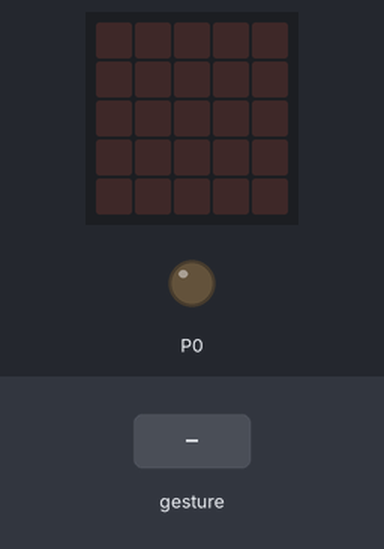
The program below on a simulated BBC micro:bit running MicroPython. Shown: the board's 5×5 LED display, output pins drawn as LEDs (lit = HIGH). The inputs (shaded band) are chosen by the test bench. Random numbers come from a fixed seed; a tilt is held for 1.5 s and a shake lasts 1 s, then the board lies face up again.

Above: at 1.2 s.
1.3 s: gesture 'shake'
At 3.3 s:
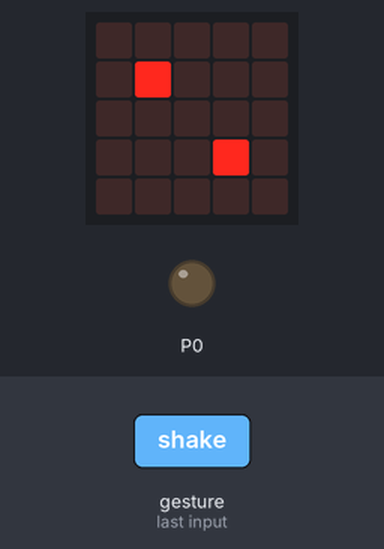
4.3 s: gesture 'shake'
At 6.8 s:
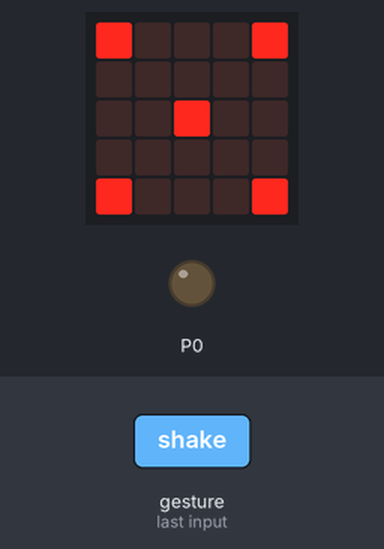
7.3 s: gesture 'shake'
At 10.0 s:
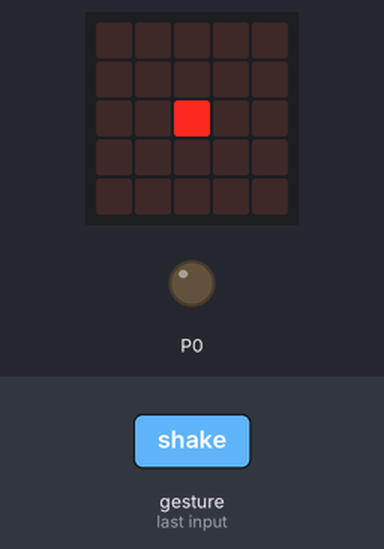
10.3 s: gesture 'shake'
At 12.5 s:
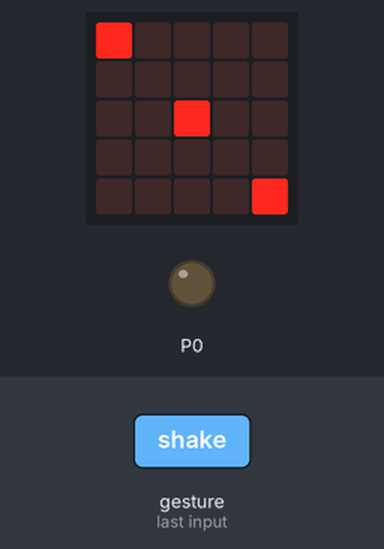
Timing chart, 0 to 14.0 s (numbered marks = the images above; inputs shaded):
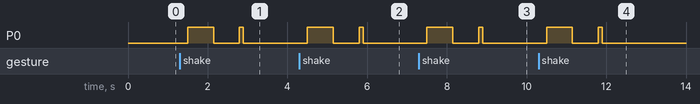

The program:

dice.py
```python
from microbit import *
import random

side1 = Image("00000:"
              "00000:"
              "00900:"
              "00000:"
              "00000")

side2 = Image("00000:"
              "09000:"
              "00000:"
              "00090:"
              "00000")

side3 = Image("90000:"
              "00000:"
              "00900:"
              "00000:"
              "00009")

side4 = Image("00000:"
              "09090:"
              "00000:"
              "09090:"
              "00000")

side5 = Image("90009:"
              "00000:"
              "00900:"
              "00000:"
              "90009")

side6 = Image("90009:"
              "00000:"
              "90009:"
              "00000:"
              "90009")


sides = [side1,side2,side3,side4,side5,side6]

#display.scroll("SHAKE ME")

while True:

    if accelerometer.was_gesture('shake'):
        throw = random.randint(1,6)

        pin0.write_digital(1)

        display.show(Image.ALL_CLOCKS,50,wait=True)
        pin0.write_digital(0)

        display.show(Image.ALL_CLOCKS,50,wait=True)
        pin0.write_digital(1)

        display.show(sides[throw - 1])

        sleep(100)
        pin0.write_digital(0)
```

Measured:
- after the input at 1.3 s, P0: LOW → HIGH after 0.20 s, → LOW 0.65 s later, → HIGH 0.65 s later, → LOW 0.10 s later; the display: first changes after 0.20 s (image 1 shows a later state)
- after the input at 4.3 s, P0: LOW → HIGH after 0.20 s, → LOW 0.65 s later, → HIGH 0.65 s later, → LOW 0.10 s later; the display: first changes after 0.20 s (image 2 shows a later state)
- after the input at 7.3 s, P0: LOW → HIGH after 0.20 s, → LOW 0.65 s later, → HIGH 0.65 s later, → LOW 0.10 s later; the display: first changes after 0.20 s (image 3 shows a later state)
- after the input at 10.3 s, P0: LOW → HIGH after 0.20 s, → LOW 0.65 s later, → HIGH 0.65 s later, → LOW 0.10 s later; the display: first changes after 0.20 s (image 4 shows a later state)
